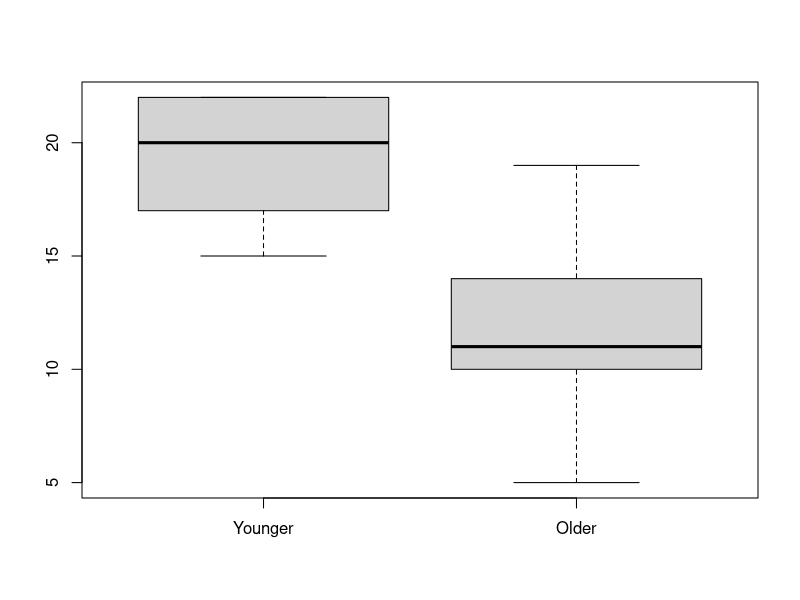
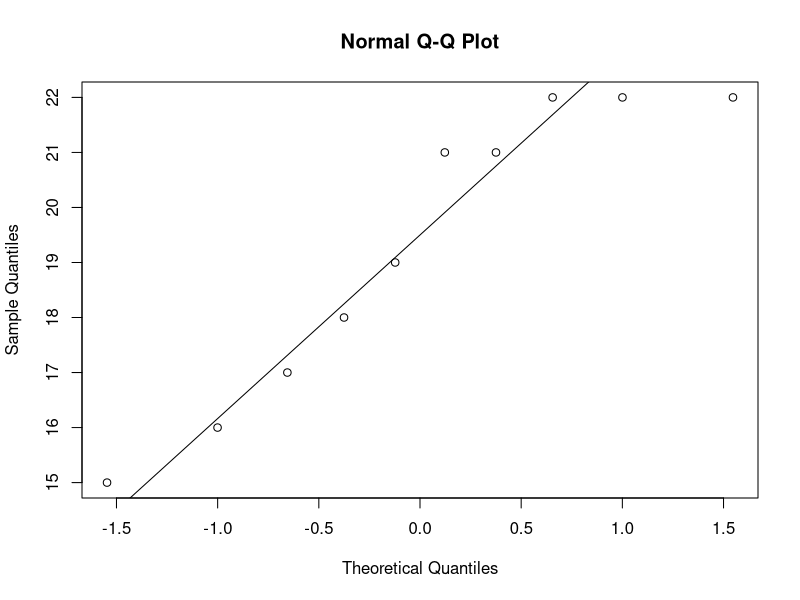
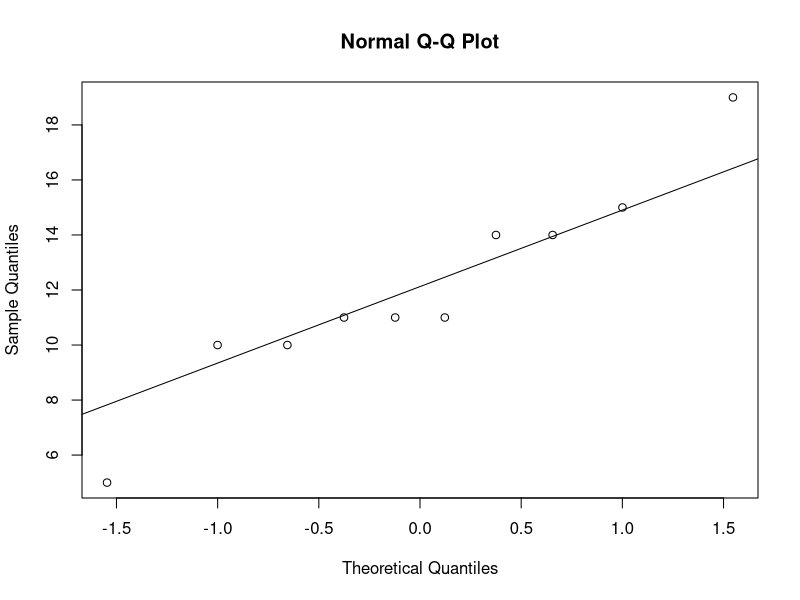

The R source for these figures, in order: (Note: this script raises an error after producing the figures.)
############################################################
# Lab 5: Esplicative Qualitative
############################################################

####Esplicativa dicotomica

mem=read.table(file="memoria1.txt",header=TRUE)
boxplot(mem)

#Testiamo l'uguaglianza delle varianze
bartlett.test(list(mem$Younger,mem$Older))

#Verifichiamo l'assunzione di normalità delle popolazioni
qqnorm(mem$Younger)
qqline(mem$Younger)
qqnorm(mem$Older)
qqline(mem$Older)


#t-test per confronto medie 

ttest=t.test(mem$Younger,mem$Older,alternative="greater", var.equal = TRUE)
ttest


##data frame risposta-esplicative
mem.df=data.frame(parole=c(mem$Younger,mem$Older), eta=c(rep("Younger",10), rep("Older",10)))
mem.df
mem.df$eta


plot(mem.df$parole ~ mem.df$eta)

#modello lineare: 'eta' viene tradotta in una variabile indicatrice

fit=lm(parole ~ eta, data = mem.df)
#summary(fit)

#matrice delle esplicative
model.matrix(fit)



### Diverse parametrizzazioni #####################################

#fit2 esclude l'intercetta dal modello
fit2=lm(parole ~ -1 + eta, data = mem.df)
summary(fit2)
model.matrix(fit2)

#cambiamo l'ordine dei livelli del fattore
mem.df$eta1=factor(as.character(mem.df$eta),
                   levels = c("Younger", "Older"))
mem.df$eta1

#stimiamo un muovo modello
fit3=lm(parole ~ eta1, data=mem.df)
summary(fit)
summary(fit3)


#####Esplicativa qualitativa con più livelli 

#Carichiamo e visualizziamo i dati
mA=read.table(file="memoriaAll.txt",stringsAsFactors=FALSE)

names(mA)[1:2]=c("Age","Process")



# m conterra' il nuovo data.frame
# inizializzo m a null, per poterlo poi aggiornare
m=NULL
for (i in 1:10){ #ciclo sulle righe
  for (j in 1:10){ #ciclo sulle colonne
    # si costruisce la riga r-esima della matrice risultato
    agg=data.frame(mA[i,c(1,2,2+j)])
    # si definiscono i nomi di colonna della riga r-esima
    colnames(agg)=c("Age","Process","Words")
    # si aggiunge la riga al data.frame m
    m=rbind(m,agg)
  }}

#Seconda opzione  
vettoreWords=stack(mA[,-(1:2)])[,1]
vettoreWords
m2=data.frame(Age=mA[,1],Process=mA[,2],Words=vettoreWords)
m2
#Terza opzione
m3=reshape(mA, direction="long", varying=names(mA)[-(1:2)],
           v.names="Words")



#Trasformiamo 'Age' e 'Process' in fattori
m$Age=factor(m$Age)
m$Process=factor(as.character(m$Process),
                 levels=c("Counting","Rhyming", "Adjective", "Imagery", "Intentional"))

#boxplot
par(mfrow=c(1,2))
plot(m$Words~m$Age)
plot(m$Words~m$Process)


##################################################
##ANOVA a un fattore
##################################################

#dati sui giovani
m.g=subset(m,Age=="Younger")
layout(1:1)
plot(m.g$Words~m.g$Process)

#modello lineare
fit.g=lm(Words ~ Process,data=m.g)
summary(fit.g)
#ANOVA
anova(fit.g)

#Verifica del sistema d'ip H0:beta2=0,
#beta3=beta4=beta5 

#Ricodifichiamo il fattore process

m.g$Proc2=m.g$Process
levels(m.g$Proc2)
levels(m.g$Proc2)=c("I","I","II","II","II")
levels(m.g$Proc2)

fit.g2=lm(Words ~ Proc2, data=m.g)
summary(fit.g2)

#Confronto modello ricodificato-modello originale
anova(fit.g2,fit.g)

########ANOVA a due fattori


##Consideriamo effetto congiunto di processo ed età

fit.2=lm(Words~ Process + Age,data = m)
summary(fit.2)

anova(fit.2)

#Confrontiamo le medie dei gruppi per livelli

par(mfrow=c(1,2),mar=c(5,4,0.2,4))
interaction.plot(m$Process,m$Age,m$Words)
interaction.plot(m$Age,m$Process,m$Words)

fit.int=lm(Words~Process*Age,data=m)
summary(fit.int)
anova(fit.int)
anova(fit.2,fit.int)

###Variabili esplicative `miste'#########################################################

###Record Olimpici

r=read.table(file="risultati100m.dat")
head(r)

layout(1:1)
plot(r$Risultato~r$Anno, xlab="Anno", ylab="Tempo migliore", 
     pch=as.character(r$Sesso))

#Modello lineare che non tiene conto del sesso
fit0=lm(Risultato~Anno,data=r)
summary(fit0)

#Aggiungiamo l'effetto Sesso
fit1=lm(Risultato~Anno+Sesso,data=r)
summary(fit1)

#Modello con interazione
fit2=lm(Risultato~Anno*Sesso,data=r)
summary(fit2)

#anova(fit1,fit2)

#Otteniamo la Matrice di varianza di hat.beta
fit2.s=summary(fit2,correlation=TRUE)
fit2.s$correlation

#Centriamo la variabile Anno
r$Anno1=r$Anno-mean(r$Anno)

#senza interazione
fit1s=lm(Risultato~Anno1+Sesso,data=r)
summary(fit1s)
#con interazione
fit2s=lm(Risultato~Anno1*Sesso,data=r)
fit2s.s=summary(fit2s,correlation=TRUE)
fit2s.s$correlation
summary(fit2s)

#Diagramma di dispersione
plot(r$Risultato~r$Anno,xlab="Anno",
     ylab="Tempo migliore",pch=as.character(r$Sesso))

abline(coef(fit0))  #modello base
#somma effetto
abline(coef(fit1)[1:2],col="red")
abline(coef(fit1)[1:2]+c(coef(fit1)[3],0),col="red")
#interazione
abline(coef(fit2)[1:2],col="green")
abline(coef(fit2)[1:2]+coef(fit2)[3:4],col="green")



####Diverse distanze#############################################################################
#carichiamo i dati

rr=read.table("risultatiCorsa.dat",header=TRUE)
head(rr)

#definiamo var. 'colori' e 'simboli' per M/F e diverse distanze

colori=c("blue","red")[1+(rr$Sesso=="W")]
rr$DistanzaF=factor(rr$Distanza)
simboli=as.double(rr$DistanzaF)
#livelli del fattore rr$DistanzaF 
levels(rr$DistanzaF)

par(mar=c(5,4,0.2,5),xpd=NA)
plot(rr$Risultato~rr$Anno,pch=simboli,col=colori)
legend(2014,1500,pch=1:7,legend=levels(rr$DistanzaF))

#Creiamo la var risposta
rr$Velocita=rr$Distanza/rr$Risultato
plot(rr$Anno,rr$Velocita,pch=simboli,col=colori)

#Riportiamo i tempi al tempo equivalente sui 100m
rr$Tempoeq=100*rr$Risultato/rr$Distanza
plot(rr$Anno,rr$Tempoeq,pch=simboli,col=colori)

#centriamo la variabile anno
rr$Annoc=rr$Anno-1964

#Stimiamo diversi modelli
fitnoint=lm(Tempoeq~Annoc+Sesso+DistanzaF,data=rr)

fitintAD=lm(Tempoeq~Annoc*DistanzaF+Sesso,data=rr)
fitintAS=lm(Tempoeq~Annoc*Sesso+DistanzaF,data=rr)
fitintSD=lm(Tempoeq~Annoc+DistanzaF*Sesso,data=rr)
fitintASD=lm(Tempoeq~Annoc*Sesso*DistanzaF,data=rr)

##Contronto mediante BIC
BIC(fitnoint)
BIC(fitintASD)
BIC(fitintAD)
BIC(fitintAS)
BIC(fitintSD)


#modello senza interazioni
summary(fitnoint)

################################################################################################



###Consumi delle automobili

auto=read.table(file="auto2.dat")
head(auto)
levels(auto$alimentazione2)

colori=c("red","blue","green")
plot(auto$cons.misto~auto$potenzacv,col=colori[as.double(auto$alimentazione2)],pch=20)

fit1=lm(cons.misto~potenzacv,data=auto)
summary(fit1)

fit2=lm(cons.misto~potenzacv+alimentazione2,data=auto)
fit3=lm(cons.misto~potenzacv*alimentazione2,data=auto)
plot(fit2)
plot(fit3)

anova(fit3)

fit1=lm(log(cons.misto)~log(potenzacv),data=auto)
fit2=lm(log(cons.misto)~log(potenzacv)+alimentazione2,data=auto)
fit3=lm(log(cons.misto)~log(potenzacv)*alimentazione2,data=auto)

anova(fit3)
summary(fit2)



##Gatti######################################################################################

gatti=read.table(file="Cats.dat",col.names=c("pcorpo","pcuore","sesso"))
head(gatti)

gatti$sesso
gatti$sesso=factor(gatti$sesso)
gatti$sesso
levels(gatti$sesso)=c("F","M")
gatti$sesso

plot(gatti$pcuore~gatti$sesso)

fit=lm(pcuore~sesso,data=gatti)
summary(fit)

plot(gatti$pcorpo~gatti$sesso)

plot(gatti$pcuore~gatti$pcorpo,pch=as.character(gatti$sesso))

fit=lm(pcuore~pcorpo+sesso,data=gatti)
summary(fit)

plot(gatti$pcuore~gatti$pcorpo,pch=as.character(gatti$sesso))
abline(coef(fit)[1:2])
abline(coef(fit)[1:2] + c(coef(fit)[3],0))